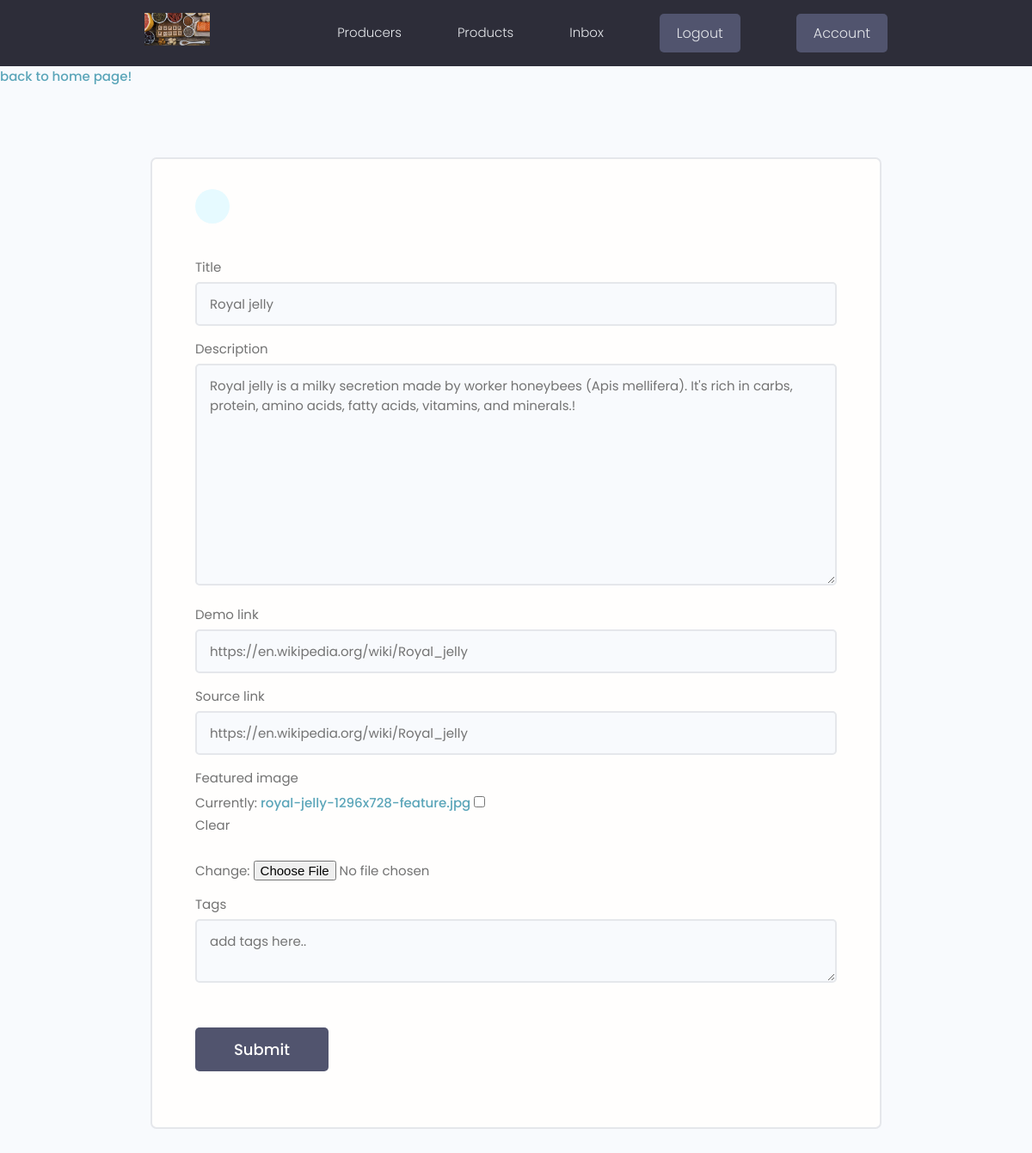
The page /products/update-product/f38319bd-a9e7-45e7-af62-aef7e88fed89/ (signed in) on the database its author committed.
### products/models.py (models this page shows, shortened)
class Products(models.Model):
    owner=models.ForeignKey(Profile,null=True,blank=True,on_delete=models.CASCADE) #connect the product with the owner with the foreign key!
    title=models.CharField(max_length=20)
    description=models.TextField(null=True, blank=True)
    featured_image=models.ImageField(null=True,blank=True,default='default.jpg')
    demo_link=models.CharField(max_length=300,null=True,blank=True)
    source_link=models.CharField(max_length=3000,null=True,blank=True)
    created=models.DateField(auto_now_add=True)
    vote_total=models.IntegerField(default=0,null=True,blank=True)
    vote_ratio=models.IntegerField(default=0,null=True,blank=True)
    id=models.UUIDField(default=uuid.uuid4, unique=True ,primary_key=True,editable=False)
    tags=models.ManyToManyField('Tag',blank=True)
    class Meta:
        ordering=['-vote_ratio','-vote_total','title']

### products/views.py (the view, shortened to what this page needs)
# urls.py: path('update-product/<str:pk>/',views.updateproduct,name="update-product"),
@login_required(login_url='login')
def updateproduct(request,pk):
    profile=request.user.profile
    product=profile.products_set.get(id=pk)
    form=ProductForm(instance=product)
    context = {'form': form}
    return render(request,'products/product_form.html',context)

### products/forms.py
class ProductForm(ModelForm):
    class Meta:
        model=Products
        fields=['title','description','demo_link','source_link','featured_image']
        widgets={
            'tags':forms.CheckboxSelectMultiple(),
        }
    def __init__(self,*args,**kwargs):
        super(ProductForm,self).__init__(*args,**kwargs)
        for name,field in self.fields.items():
            field.widget.attrs.update({'class':'input'})

### products/templates/products/product_form.html (shortened to what this page needs)
{% extends 'main.html' %}
{% block content %}
<a href="{% url 'products' %}">back to home page!</a>
<main class="formPage my-xl">
    <div class="content-box">
        <div class="formWrapper">
            <a class="backButton" href="{% url 'account' %}"></a>
            <br>
                <form method='POST' enctype='multipart/form-data' >
                   {% for field in form %}
                <div class="form__field">
                    <label for="formInput#text">{{field.label}}</label>
                    {{field}}
                </div>
                {% endfor %}
                <div class="form__field">
                    <label for="formInput#text">Tags</label>
                    <textarea class="input" name="newtags" placeholder="add tags here.."></textarea>
                </div>
                <input class="btn btn--sub btn--lg  my-md" type="submit" value="Submit" />
            </form>
        </div>
    </div>
</main>
{% endblock content  %}

### static/styles/app.css (style rules this page uses)
:root { --color-sub: #2d2d39; }
.btn--sub { background-color: var(--color-sub-light); }
.content-box { width: 95%; max-width: 85rem; margin: 0 auto; }
.backButton { background: var(--color-main-light); color: var(--color-main); width: 4rem; height: 4rem; display: flex; align-items: center; justify-content: center; border-radius: 50%; }
.formPage .formWrapper { list-style: none; background: var(--color-white); padding: 3.5rem 5rem; border: 2px solid var(--color-light); border-radius: 0.7rem; }

### static/uikit/styles/modules/_variables.css (style rules this page uses)
:root { --color-main: #5aa5b9; --color-main-light: #e6faff; --color-sub: #3f4156; --color-sub-light: #51546e; --color-sub-lighter: #ededfd; --color-text: #737373; --color-gray: #8b8b8b; --color-light: #e5e7eb; --color-light-gray: #767676; --color-bg: #f8fafd; --color-white: #fffefd; --color-white-light: #f3f3f3; --color-success: #359e64; --color-success-bg: #def8e8; --color-error: #fc4b0b; --color-error-bg: #fff2ee; --font-base: 'Poppins', arial, helvetica, 'Segoe UI', roboto, ubuntu, sans-serif; --font-monospace: 'Fira Code', 'Courier New', courier, monospace; --font-regular: 300; --font-medium: 500; --font-bold: 700; --generic-shadow: 1px 1px 5px #00000010; --generic-transition: all 0.3s ease-in-out; }

### static/uikit/styles/modules/_base.css (style rules this page uses)
* { margin: 0; padding: 0; box-sizing: border-box; text-rendering: optimizeLegibility; color: inherit; font-size: inherit; }
html { font-size: 50%; }
@media only screen and (min-width: 480px) { html { font-size: 56.25%; } }
@media only screen and (min-width: 1200px) { html { font-size: 62.5%; } }
body { line-height: 1.6; font-weight: 400; font-size: 1.5rem; color: var(--color-text); background-color: var(--color-bg); min-height: 100vh; }

### static/uikit/styles/modules/_typography.css (style rules this page uses)
* { font-family: var(--font-base); }
a { padding-bottom: 2px; text-decoration: none; display: inline-block; color: var(--color-main); font-weight: var(--font-medium); }

### static/uikit/styles/modules/_utilities.css (style rules this page uses)
.my-md { margin: 3rem auto; }
.my-xl { margin: 8rem auto; }

### static/uikit/styles/modules/_button.css (style rules this page uses)
.btn { display: inline-block; position: relative; cursor: pointer; background-color: var(--color-light); font-weight: var(--font-medium); color: var(--color-sub); text-decoration: none; padding: 1rem 2rem; border-radius: 0.5rem; border: none; width: -webkit-fit-content; width: -moz-fit-content; width: fit-content; height: -webkit-fit-content; height: -moz-fit-content; height: fit-content; font-size: 1.6rem; outline-width: 0; outline-color: transparent; -webkit-backface-visibility: hidden; backface-visibility: hidden; transition: all 0.3s ease-in-out; }
.btn--sub { background-color: var(--color-sub); color: var(--color-white); }
.btn--lg { font-size: 1.8rem; padding: 1.2rem 4.5rem; }

### static/uikit/styles/modules/_form.css (style rules this page uses)
.form__field { margin-top: 1.5rem; margin-bottom: 1.5rem; }
.form__label, .form__field > label { display: block; margin-bottom: 0.5rem; color: var(--color-text); }
input.input[type='text'], input.input[type='email'], input.input[type='password'], input.input[type='number'], textarea.input { min-width: 24rem; width: 100%; padding: 1.2rem 1.5rem; border-radius: 0.5rem; border: 2px solid var(--color-light); transition: all 0.3s ease-in-out; background-color: var(--color-bg); }

### rows shown on the page
Products: form "Royal jelly" "Royal jelly is a milky secretion made by worker honeybees (Apis mellifera). It's rich in carbs, protein, amino acids, fatty acids, vitamins, and minerals.!" "https://en.wikipedia.org/wiki/Royal_jelly" "https://en.wikipedia.org/wiki/Royal_jelly"

### other values the page prints
{{ field.label }} "Title" "Description" "Demo link" "Source link" "Featured image"
